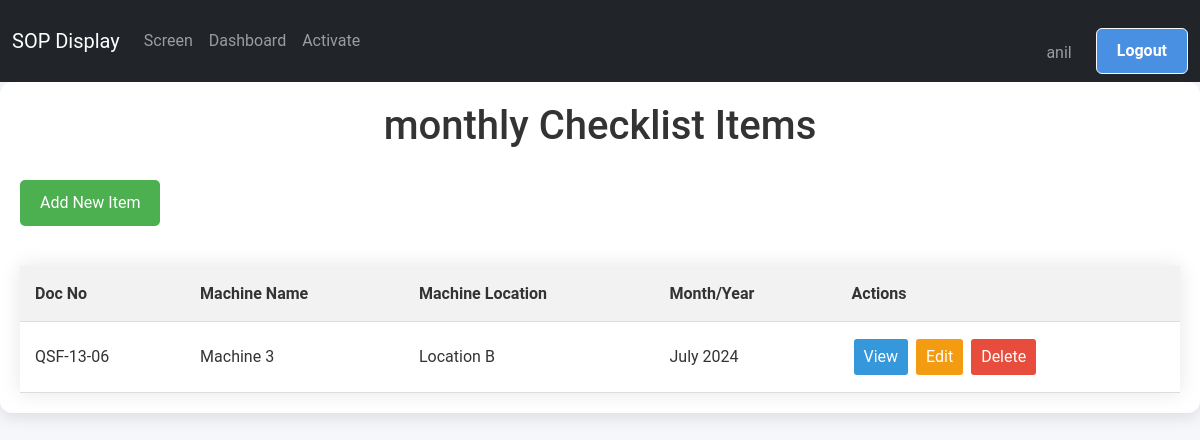
Before: /screen/maintenance/monthly/list/ (signed in) with the older database file.
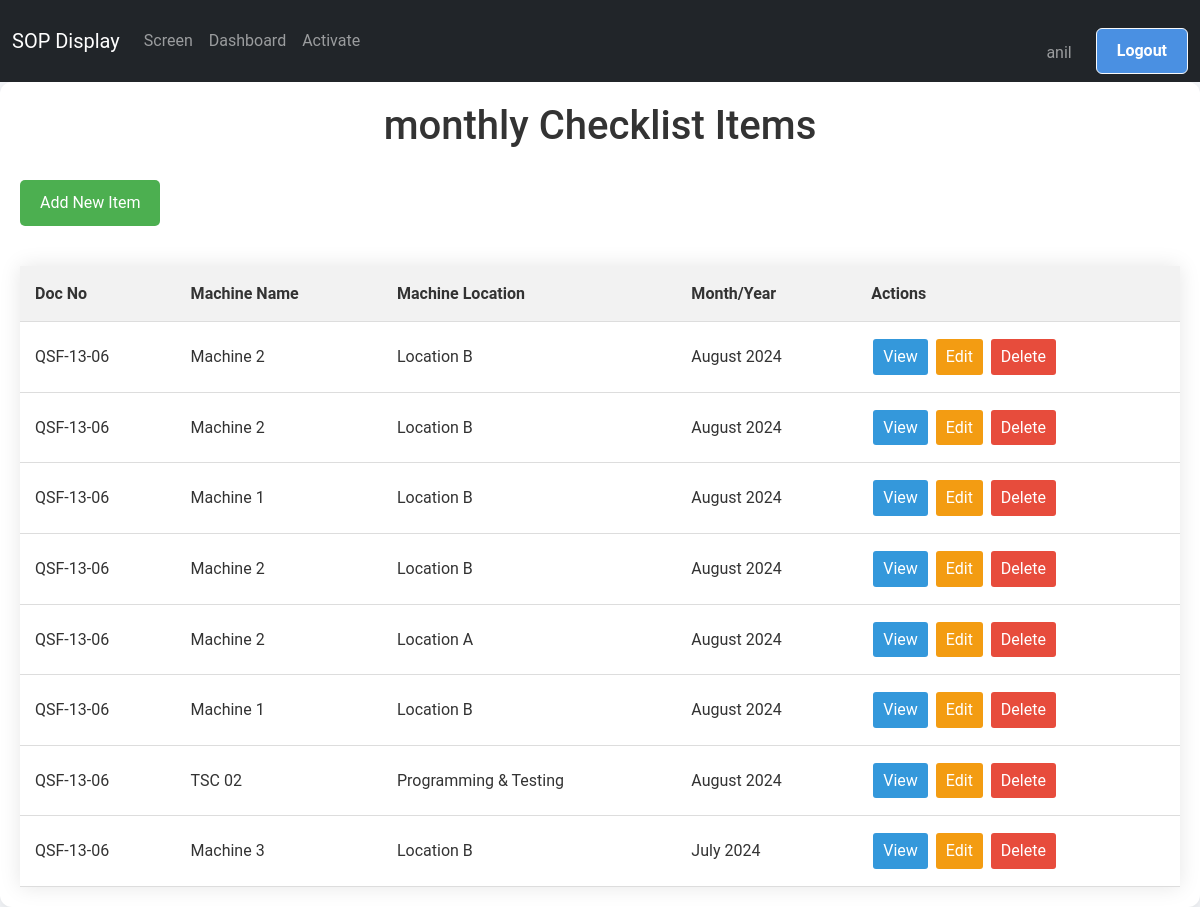
After: the same page with the newer database file.
### screen_app/models.py (models this page shows, shortened)
class MonthlyChecklistItem(models.Model):
    TICK_CHOICES = [
        ('✔', 'OK'),
        ('✘', 'Not OK'),
        ('', 'Not Checked')
    ]
    station=models.ForeignKey(Screen, on_delete=models.CASCADE, default=None)
    doc_number = models.CharField(max_length=20, default="QSF-13-06",blank=True)
    rev_number = models.CharField(max_length=10, default="02")
    rev_date = models.DateField(default="2022-12-31")
    machine_name = models.CharField(max_length=100, choices=MACHINE_NAME_CHOICES)
    control_number = models.CharField(max_length=100,choices=CONTROL_NUMBER_CHOICES)
    machine_location = models.CharField(max_length=100,choices=MACHINE_LOCATION_CHOICES)
    month_year = models.DateField(default=timezone.now)
    CHECK_POINT_CHOICES = (
        ('Check Machine Earthing (Leakage Voltage)', 'Check Machine Earthing (Leakage Voltage)'),
        ('Check all parameter', 'Check all parameter'),
        ('Check Working condition', 'Check Working condition'),
        ('Check Operation of Sensors', 'Check Operation of Sensors'),
        ('Check condition of all fixture', 'Check condition of all fixture'),
    )
    REQUIREMENT_RANGE_CHOICES = (
        ('< 2 V', '< 2 V'),
        ('Condition Proper', 'Condition Proper'),
        ('Condition Proper', 'Condition Proper'),
        ('Proper Condition', 'Proper Condition'),
    )
    METHOD_OF_CHECKING_CHOICES = (
        ('By Parameter', 'By Parameter'),
        ('By Condition', 'By Condition'),
        ('By Condition', 'By Condition'),
        ('By Fixture', 'By Fixture'),
    )
    date = models.DateField(default=timezone.now,blank=True)
    check_point_12 = models.CharField(max_length=200, choices=CHECK_POINT_CHOICES, default='Check Machine Earthing (Leakage Voltage)')
    requirement_range_12 = models.CharField(max_length=200, choices=REQUIREMENT_RANGE_CHOICES, default='< 2 V')
    method_of_checking_12 = models.CharField(max_length=200, choices=METHOD_OF_CHECKING_CHOICES, default='By Parameter')
    TICK_CHOICES = [
        ('✔', 'OK'),
        ('✘', 'Not OK'),
        ('', 'Not Checked')
    ]
    Remark_12=models.CharField(max_length=100,choices=TICK_CHOICES)
    checked_by_Operator = models.CharField(max_length=100,choices=TICK_CHOICES,default='',blank=True)
    approved_by_Supervisor = models.CharField(max_length=100,choices=TICK_CHOICES ,default='',blank=True)

### screen_app/views.py (the view)
# urls.py: path('maintenance/monthly/list/', ListMonthlyChecklistItem.as_view(), name='list_monthly'),
@method_decorator(staff_member_required, name='dispatch')
class ListMonthlyChecklistItem(ListView):
    model = MonthlyChecklistItem
    template_name = 'Maintenance/monthly/list_monthly.html'
    context_object_name = 'records'
    ordering = ['-month_year']

### screen_app/templates/Maintenance/monthly/list_monthly.html (shortened to what this page needs)
{% extends "base.html" %}
{% block content %}
<div class="container">
    <h1>monthly Checklist Items</h1>
    <a href="{% url 'add_monthly' %}" class="add-new-btn">Add New Item</a>
    {% if records %}
    <table class="excel-table">
        <thead>
            <tr>
                <th>Doc No</th>
                <th>Machine Name</th>
                <th>Machine Location</th>
                <th>Month/Year</th>
                <th>Actions</th>
            </tr>
        </thead>
        <tbody>
            {% for record in records %}
            <tr>
                <td>{{record.doc_number}}</td>
                <td>{{record.get_machine_name_display}}</td>
                <td>{{record.get_machine_location_display}}</td>
                <td>{{record.month_year|date:"F Y"}}</td>
                <td>
                    <a href="{% url 'monthly_detail' record.pk %}" class="action-btn view-btn">View</a>
                    <a href="{% url 'update_monthly' record.pk %}" class="action-btn edit-btn">Edit</a>
                    <a href="{% url 'delete_monthly' record.pk %}" class="action-btn delete-btn">Delete</a>
                </td>
            </tr>
            {% endfor %}
        </tbody>
    </table>
    {% else %}
    <p class="no-records">No monthly checklist items found.</p>
    {% endif %}
</div>
{% endblock content %}

### templates/base.html (shortened to what this page needs)
{% load static %}
<!DOCTYPE html>
<html lang="en">
  <head>
    <link rel="stylesheet" href="{% static 'css/bootstrap.css' %}" />
  </head>
  <body>
    <nav class="navbar navbar-expand-lg navbar-dark bg-dark" id="mainNavbar">
      <div class="container-fluid">
        <a class="navbar-brand" href="/">SOP Display</a>
        <div class="collapse navbar-collapse" id="navbarContent">
          <ul class="navbar-nav me-auto mb-2 mb-lg-0">
            <li class="nav-item">
              <a
                class="nav-link {% if request.resolver_match.url_name == 'display_screen_content' %}active{% endif %}"
                href="{% url 'display_screen_content' %}"
                >Screen</a
              >
            </li>
            {% if user.is_authenticated %}
            <li class="nav-item">
              <a
                class="nav-link {% if request.resolver_match.url_name == 'dashboard' %}active{% endif %}"
                href="{% url 'dashboard' %}"
                >Dashboard</a
              >
            </li>
            {% if user.is_staff %}
            <li class="nav-item">
              <a
                class="nav-link {% if request.resolver_match.url_name == 'activate_product' %}active{% endif %}"
                href="{% url 'activate_product' %}"
                >Activate</a
              >
            </li>
            {% endif %} {% endif %}
          </ul>
          <ul class="navbar-nav ">
            {% if user.is_authenticated %}
            <li class="nav-item mt-4">
              <span class=" nav-link  me-3">{{ user.username }}</span>
            </li>
            <li class="nav-item">
              <form method="post" action="{% url 'logout' %}">
                <button class="btn btn-outline-light" type="submit">
                  Logout
                </button>
              </form>
            </li>
            {% endif %}
          </ul>
        </div>
      </div>
    </nav>
    {% block content %} {% endblock content %}
  </body>
</html>

### templates/base.html (style rules this page uses)
html, body { height: 100%; margin: 0; padding: 0; overflow-x: hidden; }
body { padding-top: 0px; }
.navbar { transition: transform 0.3s ease; }
body { scrollbar-width: none; -ms-overflow-style: none; }
:root { --primary-color: #4a90e2; --secondary-color: #f5f7fa; --text-color: #333; --border-color: #e0e0e0; }
body { font-family: "Roboto", Arial, sans-serif; background-color: var(--secondary-color); color: var(--text-color); line-height: 1.6; margin: 0; padding: 0; }
.container { max-width: 1200px; margin: 40px auto; padding: 30px; background-color: #ffffff; border-radius: 12px; box-shadow: 0 5px 15px rgba(0, 0, 0, 0.1); }
h1 { color: var(--primary-color); font-size: 2.5em; text-align: center; margin-bottom: 30px; }
.btn { display: inline-block; background-color: var(--primary-color); color: white; padding: 10px 20px; text-decoration: none; border-radius: 6px; font-weight: bold; transition: background-color 0.3s ease; }
form { margin-top: 20px; }
form button { background-color: var(--primary-color); color: white; border: none; padding: 12px 24px; font-size: 18px; border-radius: 6px; cursor: pointer; transition: background-color 0.3s ease; }

### screen_app/templates/Maintenance/monthly/list_monthly.html (style rules this page uses)
.container { max-width: 1200px; margin: 0 auto; padding: 20px; }
h1 { color: #333; text-align: center; margin-bottom: 30px; }
.add-new-btn { display: inline-block; background-color: #4caf50; color: white; padding: 10px 20px; text-decoration: none; border-radius: 5px; margin-bottom: 20px; }
.excel-table { width: 100%; border-collapse: collapse; margin-top: 20px; box-shadow: 0 0 20px rgba(0, 0, 0, 0.1); }
.excel-table th, .excel-table td { padding: 15px; text-align: left; border-bottom: 1px solid #ddd; }
.excel-table th { background-color: #f2f2f2; font-weight: bold; color: #333; }
.action-btn { display: inline-block; padding: 5px 10px; margin: 2px; text-decoration: none; color: white; border-radius: 3px; }
.view-btn { background-color: #3498db; }
.edit-btn { background-color: #f39c12; }
.delete-btn { background-color: #e74c3c; }

Changed rows visible on the page:
added MonthlyChecklistItem: doc_number "QSF-13-06", machine_name "Machine 2", machine_location "Location B", month_year "August 2024"
added MonthlyChecklistItem: doc_number "QSF-13-06", machine_name "Machine 2", machine_location "Location B", month_year "August 2024"
added MonthlyChecklistItem: doc_number "QSF-13-06", machine_name "Machine 1", machine_location "Location B", month_year "August 2024"
added MonthlyChecklistItem: doc_number "QSF-13-06", machine_name "Machine 2", machine_location "Location B", month_year "August 2024"
added MonthlyChecklistItem: doc_number "QSF-13-06", machine_name "Machine 2", machine_location "Location A", month_year "August 2024"
added MonthlyChecklistItem: doc_number "QSF-13-06", machine_name "Machine 1", machine_location "Location B", month_year "August 2024"
added MonthlyChecklistItem: doc_number "QSF-13-06", machine_name "TSC 02", machine_location "Programming & Testing", month_year "August 2024"
